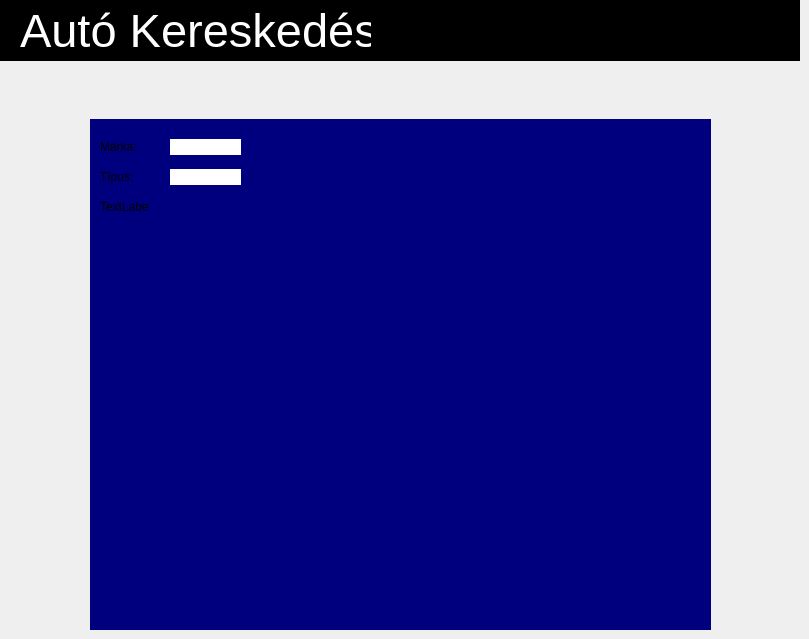
   <widget class="QWidget" name="carPage">
    <widget class="QWidget" name="headerCar" native="true">
     <property name="geometry">
      <rect>
       <x>0</x>
       <y>0</y>
       <width>800</width>
       <height>61</height>
      </rect>
     </property>
     <property name="styleSheet">
      <string notr="true">background-color: rgb(0, 0, 0);</string>
     </property>
     <widget class="QLabel" name="headerLabelCar">
      <property name="geometry">
       <rect>
        <x>20</x>
        <y>10</y>
        <width>351</width>
        <height>41</height>
       </rect>
      </property>
      <property name="font">
       <font>
        <pointsize>35</pointsize>
       </font>
      </property>
      <property name="styleSheet">
       <string notr="true">color: rgb(255, 255, 255);</string>
      </property>
      <property name="text">
       <string>Autó Kereskedés</string>
      </property>
     </widget>
    </widget>
    <widget class="QWidget" name="widget" native="true">
     <property name="geometry">
      <rect>
       <x>90</x>
       <y>119</y>
       <width>621</width>
       <height>511</height>
      </rect>
     </property>
     <property name="styleSheet">
      <string notr="true">background-color: rgb(0, 0, 127);</string>
     </property>
     <widget class="QLabel" name="label_2">
      <property name="geometry">
       <rect>
        <x>10</x>
        <y>20</y>
        <width>49</width>
        <height>16</height>
       </rect>
      </property>
      <property name="text">
       <string>Márka:</string>
      </property>
     </widget>
     <widget class="QLabel" name="label_4">
      <property name="geometry">
       <rect>
        <x>80</x>
        <y>20</y>
        <width>71</width>
        <height>16</height>
       </rect>
      </property>
      <property name="styleSheet">
       <string notr="true">background-color: rgb(255, 255, 255);</string>
      </property>
      <property name="text">
       <string/>
      </property>
     </widget>
     <widget class="QLabel" name="label_5">
      <property name="geometry">
       <rect>
        <x>10</x>
        <y>50</y>
        <width>49</width>
        <height>16</height>
       </rect>
      </property>
      <property name="text">
       <string>Típus:</string>
      </property>
     </widget>
     <widget class="QLabel" name="label_6">
      <property name="geometry">
       <rect>
        <x>80</x>
        <y>50</y>
        <width>71</width>
        <height>16</height>
       </rect>
      </property>
      <property name="styleSheet">
       <string notr="true">background-color: rgb(255, 255, 255);</string>
      </property>
      <property name="text">
       <string/>
      </property>
     </widget>
     <widget class="QLabel" name="label_7">
      <property name="geometry">
       <rect>
        <x>10</x>
        <y>80</y>
        <width>49</width>
        <height>16</height>
       </rect>
      </property>
      <property name="text">
       <string>TextLabel</string>
      </property>
     </widget>
    </widget>
   </widget>
